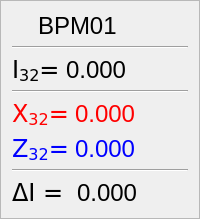
           <widget class="QFrame" name="frame">
            <property name="sizePolicy">
             <sizepolicy hsizetype="Preferred" vsizetype="Preferred">
              <horstretch>0</horstretch>
              <verstretch>0</verstretch>
             </sizepolicy>
            </property>
            <property name="frameShape">
             <enum>QFrame::StyledPanel</enum>
            </property>
            <property name="frameShadow">
             <enum>QFrame::Raised</enum>
            </property>
            <layout class="QGridLayout" name="gridLayout_2">
             <item row="6" column="0">
              <widget class="Line" name="line">
               <property name="orientation">
                <enum>Qt::Horizontal</enum>
               </property>
              </widget>
             </item>
             <item row="5" column="0">
              <layout class="QFormLayout" name="formLayout_10">
               <item row="0" column="0">
                <widget class="QLabel" name="z_label_1">
                 <property name="sizePolicy">
                  <sizepolicy hsizetype="Minimum" vsizetype="Minimum">
                   <horstretch>0</horstretch>
                   <verstretch>0</verstretch>
                  </sizepolicy>
                 </property>
                 <property name="font">
                  <font>
                   <family>DejaVu Sans</family>
                   <pointsize>18</pointsize>
                  </font>
                 </property>
                 <property name="toolTip">
                  <string>Z-magnitude</string>
                 </property>
                 <property name="styleSheet">
                  <string notr="true">color: rgb(0, 0, 255);</string>
                 </property>
                 <property name="text">
                  <string>&lt;html&gt;&lt;head/&gt;&lt;body&gt;&lt;p&gt;Z&lt;span style=&quot; vertical-align:sub;&quot;&gt;32&lt;/span&gt;=&lt;/p&gt;&lt;/body&gt;&lt;/html&gt;</string>
                 </property>
                </widget>
               </item>
               <item row="0" column="1">
                <widget class="QLabel" name="value_z_1">
                 <property name="sizePolicy">
                  <sizepolicy hsizetype="Minimum" vsizetype="Minimum">
                   <horstretch>0</horstretch>
                   <verstretch>0</verstretch>
                  </sizepolicy>
                 </property>
                 <property name="font">
                  <font>
                   <pointsize>18</pointsize>
                  </font>
                 </property>
                 <property name="toolTip">
                  <string>Z-magnitude value</string>
                 </property>
                 <property name="styleSheet">
                  <string notr="true">color: rgb(0, 0, 255);</string>
                 </property>
                 <property name="text">
                  <string>0.000</string>
                 </property>
                </widget>
               </item>
              </layout>
             </item>
             <item row="3" column="0">
              <widget class="Line" name="line_2">
               <property name="orientation">
                <enum>Qt::Horizontal</enum>
               </property>
              </widget>
             </item>
             <item row="7" column="0">
              <layout class="QFormLayout" name="formLayout_9">
               <item row="0" column="0">
                <widget class="QLabel" name="delta_label_1">
                 <property name="sizePolicy">
                  <sizepolicy hsizetype="Minimum" vsizetype="Minimum">
                   <horstretch>0</horstretch>
                   <verstretch>0</verstretch>
                  </sizepolicy>
                 </property>
                 <property name="font">
                  <font>
                   <family>DejaVu Sans</family>
                   <pointsize>18</pointsize>
                  </font>
                 </property>
                 <property name="toolTip">
                  <string/>
                 </property>
                 <property name="styleSheet">
                  <string notr="true">color: rgb(0, 0, 0);</string>
                 </property>
                 <property name="text">
                  <string>ΔI = </string>
                 </property>
                </widget>
               </item>
               <item row="0" column="1">
                <widget class="QLabel" name="delta_1">
                 <property name="sizePolicy">
                  <sizepolicy hsizetype="Minimum" vsizetype="Minimum">
                   <horstretch>0</horstretch>
                   <verstretch>0</verstretch>
                  </sizepolicy>
                 </property>
                 <property name="font">
                  <font>
                   <pointsize>18</pointsize>
                  </font>
                 </property>
                 <property name="toolTip">
                  <string/>
                 </property>
                 <property name="styleSheet">
                  <string notr="true">color: rgb(0, 0, 0);</string>
                 </property>
                 <property name="text">
                  <string>0.000</string>
                 </property>
                </widget>
               </item>
              </layout>
             </item>
             <item row="4" column="0">
              <layout class="QFormLayout" name="formLayout_11">
               <item row="0" column="0">
                <widget class="QLabel" name="x_label_1">
                 <property name="sizePolicy">
                  <sizepolicy hsizetype="Minimum" vsizetype="Minimum">
                   <horstretch>0</horstretch>
                   <verstretch>0</verstretch>
                  </sizepolicy>
                 </property>
                 <property name="font">
                  <font>
                   <family>DejaVu Sans</family>
                   <pointsize>18</pointsize>
                  </font>
                 </property>
                 <property name="toolTip">
                  <string>X-magnitude</string>
                 </property>
                 <property name="styleSheet">
                  <string notr="true">color: rgb(255, 0, 0);</string>
                 </property>
                 <property name="text">
                  <string>&lt;html&gt;&lt;head/&gt;&lt;body&gt;&lt;p&gt;X&lt;span style=&quot; vertical-align:sub;&quot;&gt;32&lt;/span&gt;=&lt;/p&gt;&lt;/body&gt;&lt;/html&gt;</string>
                 </property>
                </widget>
               </item>
               <item row="0" column="1">
                <widget class="QLabel" name="value_x_1">
                 <property name="sizePolicy">
                  <sizepolicy hsizetype="Minimum" vsizetype="Minimum">
                   <horstretch>0</horstretch>
                   <verstretch>0</verstretch>
                  </sizepolicy>
                 </property>
                 <property name="font">
                  <font>
                   <pointsize>18</pointsize>
                  </font>
                 </property>
                 <property name="toolTip">
                  <string>X-magnitude value</string>
                 </property>
                 <property name="styleSheet">
                  <string notr="true">color: rgb(255, 0, 0);</string>
                 </property>
                 <property name="text">
                  <string>0.000</string>
                 </property>
                 <property name="alignment">
                  <set>Qt::AlignLeading|Qt::AlignLeft|Qt::AlignVCenter</set>
                 </property>
                </widget>
               </item>
              </layout>
             </item>
             <item row="1" column="0">
              <widget class="Line" name="line_3">
               <property name="orientation">
                <enum>Qt::Horizontal</enum>
               </property>
              </widget>
             </item>
             <item row="2" column="0">
              <layout class="QFormLayout" name="formLayout_12">
               <item row="0" column="0">
                <widget class="QLabel" name="i_label_1">
                 <property name="sizePolicy">
                  <sizepolicy hsizetype="Minimum" vsizetype="Minimum">
                   <horstretch>0</horstretch>
                   <verstretch>0</verstretch>
                  </sizepolicy>
                 </property>
                 <property name="font">
                  <font>
                   <family>DejaVu Sans</family>
                   <pointsize>18</pointsize>
                  </font>
                 </property>
                 <property name="toolTip">
                  <string>I-magnitude</string>
                 </property>
                 <property name="styleSheet">
                  <string notr="true">color: rgb(0, 0, 0);</string>
                 </property>
                 <property name="text">
                  <string>&lt;html&gt;&lt;head/&gt;&lt;body&gt;&lt;p&gt;I&lt;span style=&quot; vertical-align:sub;&quot;&gt;32&lt;/span&gt;=&lt;/p&gt;&lt;/body&gt;&lt;/html&gt;</string>
                 </property>
                </widget>
               </item>
               <item row="0" column="1">
                <widget class="QLabel" name="value_I_1">
                 <property name="sizePolicy">
                  <sizepolicy hsizetype="Minimum" vsizetype="Minimum">
                   <horstretch>0</horstretch>
                   <verstretch>0</verstretch>
                  </sizepolicy>
                 </property>
                 <property name="font">
                  <font>
                   <pointsize>18</pointsize>
                  </font>
                 </property>
                 <property name="toolTip">
                  <string>I-magnitude value</string>
                 </property>
                 <property name="styleSheet">
                  <string notr="true">color: rgb(0, 0, 0);</string>
                 </property>
                 <property name="text">
                  <string>0.000</string>
                 </property>
                 <property name="alignment">
                  <set>Qt::AlignLeading|Qt::AlignLeft|Qt::AlignVCenter</set>
                 </property>
                </widget>
               </item>
              </layout>
             </item>
             <item row="0" column="0">
              <layout class="QHBoxLayout" name="horizontalLayout">
               <item>
                <widget class="QLabel" name="status_1">
                 <property name="sizePolicy">
                  <sizepolicy hsizetype="Minimum" vsizetype="Minimum">
                   <horstretch>0</horstretch>
                   <verstretch>0</verstretch>
                  </sizepolicy>
                 </property>
                 <property name="maximumSize">
                  <size>
                   <width>20</width>
                   <height>20</height>
                  </size>
                 </property>
                 <property name="font">
                  <font>
                   <family>DejaVu Sans</family>
                   <pointsize>18</pointsize>
                  </font>
                 </property>
                 <property name="toolTip">
                  <string>Status</string>
                 </property>
                 <property name="styleSheet">
                  <string notr="true">color: rgb(0, 0, 0);</string>
                 </property>
                 <property name="text">
                  <string/>
                 </property>
                </widget>
               </item>
               <item>
                <widget class="QLabel" name="BPM_1_label">
                 <property name="sizePolicy">
                  <sizepolicy hsizetype="Minimum" vsizetype="Minimum">
                   <horstretch>0</horstretch>
                   <verstretch>0</verstretch>
                  </sizepolicy>
                 </property>
                 <property name="font">
                  <font>
                   <pointsize>18</pointsize>
                  </font>
                 </property>
                 <property name="toolTip">
                  <string>BPM-name</string>
                 </property>
                 <property name="styleSheet">
                  <string notr="true">color: rgb(0, 0, 0);</string>
                 </property>
                 <property name="text">
                  <string>&lt;html&gt;&lt;head/&gt;&lt;body&gt;&lt;p&gt;BPM01&lt;/p&gt;&lt;/body&gt;&lt;/html&gt;</string>
                 </property>
                </widget>
               </item>
              </layout>
             </item>
            </layout>
           </widget>
